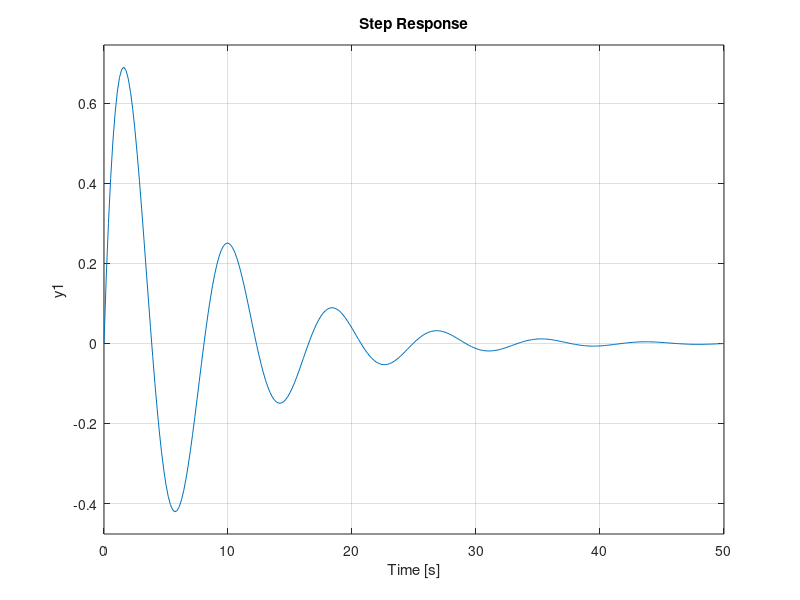

This chart was generated by the following MATLAB code:
clear all
clc
%funcion de transferencia
num=[1 1 0]
den=[1 2 1 1]
FT=tf(num,den)
%Zeros & Polos
[z p k]=tf2zp(num,den)
%Grafico
step(FT)